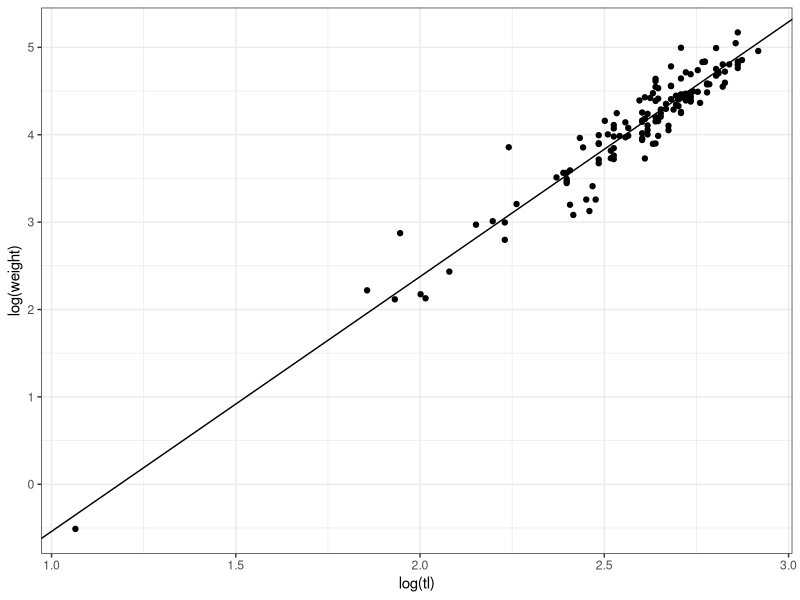

Write the R code that produced this figure.
## ---- chunk 1
knitr::opts_chunk$set(echo = TRUE)
data <- read.csv("data/fish_lw.csv")
data <- data[!is.na(data$weight),]
## ---- chunk 2
# linear regression
lm <- lm(log(weight) ~ log(tl), data = data)
intercept <- lm$coefficients[[1]]
slope <- lm$coefficients[[2]]
lm_summary <- summary(lm)
table <- lm_summary$coefficients[,1:2]
rownames(table) <- c("intercept", "slope")
colnames(table) <- c("mean", "se")
knitr::kable(table)
## ---- chunk 3
library(ggplot2)
plot <- 
ggplot(data)+
  geom_point(aes(log(tl), log(weight)))+
  geom_abline(slope = slope, intercept = intercept)+
  theme_bw()
plot
